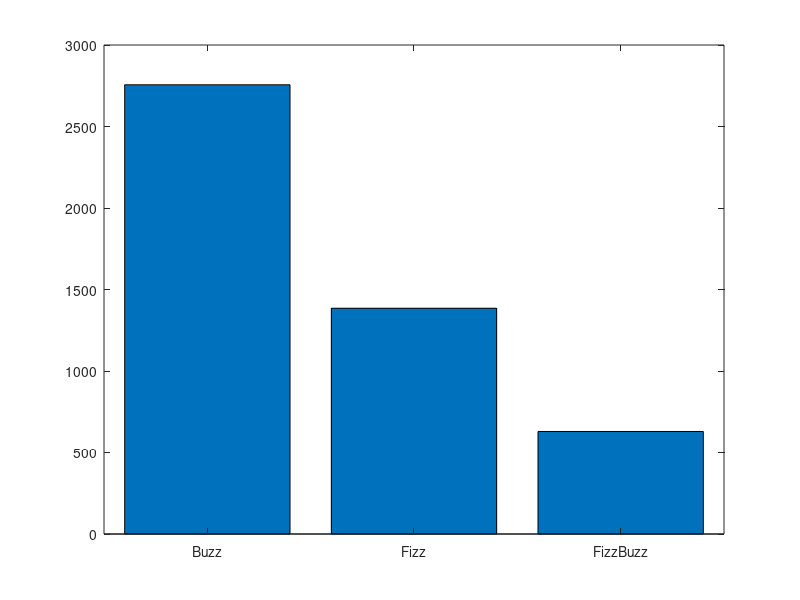

Write MATLAB code to recreate this figure.
clear all;
T=10000;
A = randint(T, 1, [1,100]);
for i = 1:T;
    if A(i,:)/15==ceil(A(i,:)/15);
        A(i,:) = 103;
    elseif A(i,:)/3==ceil(A(i,:)/3);
        A(i,:) = 101;
    elseif A(i,:)/5==ceil(A(i,:)/5);
        A(i,:) = 102;
    else
        A(i,:) = A(i,:);
    end
end

B = zeros(100,1);

for i = 1:100;
B(i,:) = sum(A == i);
end

C = zeros(3,1);

for i = 1:3;
d = i+100
C(i,:) = sum(A == d);
end


x = 1:1:100;
y = 101:1:103;

bar(x,B)


bar(y,C)
set(gca,'XTickLabel', {'Buzz','Fizz','FizzBuzz'})